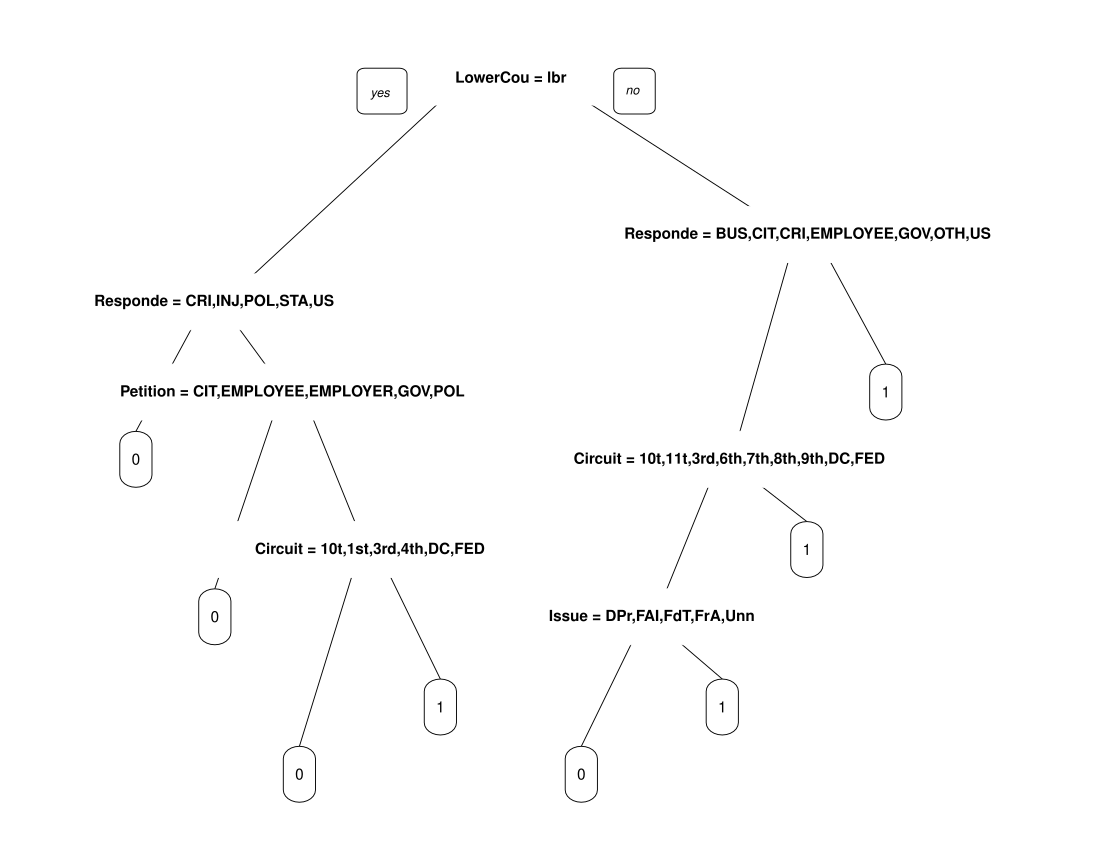

Write R code to recreate this figure.
stevens <- read.csv("stevens.csv")
str(stevens)
library(caTools)
set.seed(3000)
split <- sample.split(stevens$Reverse, SplitRatio = 0.7)
Train <- subset(stevens, split ==TRUE)
Test <- subset(stevens, split == FALSE)
install.packages("rpart")
library(rpart)
install.packages("rpart.plot")
library(rpart.plot)
stevenstree <- rpart(Reverse ~ Circuit + Issue + Petitioner + Respondent +
                       LowerCourt + Unconst, data =Train, method = "class", control = rpart.control(minbucket = 25))
prp(stevenstree)
PredictCart <- predict(stevenstree, newdata = Test, type = "class")
table(Test$Reverse, PredictCart)
(41+71)/(41+36+22+71)
library(ROCR)
install.packages("ROCR")
library(ROCR)
PredictROC <- predict(stevenstree, newdata = Test)
PredictROC
pred <- prediction(PredictROC[,2], Test$Reverse)
perf <- performance(pred, "tpr", "fpr")
plot(perf)
install.packages("randomForest")
library(randomForest)

Train$Reverse = as.factor(Train$Reverse)
Test$Reverse = as.factor(Test$Reverse)
StevensForest <- randomForest(Reverse ~ Circuit + Issue + Petitioner + 
                                Respondent + LowerCourt + Unconst, data = Train
                              , nodesize = 25, ntree = 200)
PredictForest <- predict(StevensForest, newdata = Test)
table(Test$Reverse,PredictForest)
(40+75)/(40+37+18+75)
install.packages("caret")
library(caret)
install.packages("e1071")
library(e1071)
fitcontrol <- trainControl(method = "cv", number = 10)
cartGrid <- expand.grid(.cp=(1:50)*0.01)
train(Reverse ~ Circuit + Issue + Petitioner + Respondent + LowerCourt + Unconst, data = Train, method = "rpart", trControl = fitcontrol, tuneGrid = cartGrid)
StevensTreeCV <- rpart(Reverse ~ Circuit + Issue + Petitioner + Respondent + LowerCourt + Unconst,method = "class", data = Train, control = rpart.control(cp = 0.17))
PredictCV <- predict(StevensTreeCV,newdata = Test, type = "class")
table(Test$Reverse, PredictCV)
(59+64)/(59+18+29+64)
